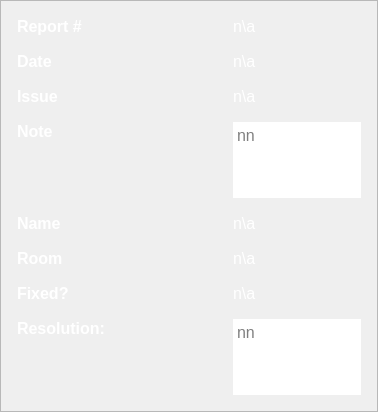
            <widget class="QFrame" name="frameViewDataForm">
             <property name="sizePolicy">
              <sizepolicy hsizetype="Expanding" vsizetype="Expanding">
               <horstretch>0</horstretch>
               <verstretch>0</verstretch>
              </sizepolicy>
             </property>
             <property name="frameShape">
              <enum>QFrame::StyledPanel</enum>
             </property>
             <property name="frameShadow">
              <enum>QFrame::Raised</enum>
             </property>
             <layout class="QFormLayout" name="formLayout_2">
              <property name="sizeConstraint">
               <enum>QLayout::SetDefaultConstraint</enum>
              </property>
              <property name="fieldGrowthPolicy">
               <enum>QFormLayout::AllNonFixedFieldsGrow</enum>
              </property>
              <property name="rowWrapPolicy">
               <enum>QFormLayout::DontWrapRows</enum>
              </property>
              <property name="labelAlignment">
               <set>Qt::AlignLeading|Qt::AlignLeft|Qt::AlignTop</set>
              </property>
              <property name="formAlignment">
               <set>Qt::AlignLeading|Qt::AlignLeft|Qt::AlignTop</set>
              </property>
              <property name="horizontalSpacing">
               <number>16</number>
              </property>
              <property name="verticalSpacing">
               <number>16</number>
              </property>
              <property name="leftMargin">
               <number>16</number>
              </property>
              <property name="topMargin">
               <number>16</number>
              </property>
              <property name="rightMargin">
               <number>16</number>
              </property>
              <property name="bottomMargin">
               <number>16</number>
              </property>
              <item row="0" column="0">
               <widget class="QLabel" name="labelViewDataReportNum_2">
                <property name="sizePolicy">
                 <sizepolicy hsizetype="Expanding" vsizetype="Expanding">
                  <horstretch>0</horstretch>
                  <verstretch>0</verstretch>
                 </sizepolicy>
                </property>
                <property name="minimumSize">
                 <size>
                  <width>200</width>
                  <height>0</height>
                 </size>
                </property>
                <property name="font">
                 <font>
                  <family>Segoe UI</family>
                  <pointsize>12</pointsize>
                  <weight>75</weight>
                  <bold>true</bold>
                 </font>
                </property>
                <property name="cursor">
                 <cursorShape>ArrowCursor</cursorShape>
                </property>
                <property name="accessibleDescription">
                 <string>normalLabel</string>
                </property>
                <property name="styleSheet">
                 <string notr="true">color:white;</string>
                </property>
                <property name="text">
                 <string>Report #</string>
                </property>
                <property name="scaledContents">
                 <bool>true</bool>
                </property>
                <property name="alignment">
                 <set>Qt::AlignLeading|Qt::AlignLeft|Qt::AlignTop</set>
                </property>
                <property name="openExternalLinks">
                 <bool>false</bool>
                </property>
                <property name="textInteractionFlags">
                 <set>Qt::LinksAccessibleByMouse</set>
                </property>
               </widget>
              </item>
              <item row="1" column="0">
               <widget class="QLabel" name="labelViewDataDate2">
                <property name="sizePolicy">
                 <sizepolicy hsizetype="Expanding" vsizetype="Expanding">
                  <horstretch>0</horstretch>
                  <verstretch>0</verstretch>
                 </sizepolicy>
                </property>
                <property name="minimumSize">
                 <size>
                  <width>200</width>
                  <height>0</height>
                 </size>
                </property>
                <property name="font">
                 <font>
                  <family>Segoe UI</family>
                  <pointsize>12</pointsize>
                  <weight>75</weight>
                  <bold>true</bold>
                 </font>
                </property>
                <property name="cursor">
                 <cursorShape>ArrowCursor</cursorShape>
                </property>
                <property name="accessibleDescription">
                 <string>normalLabel</string>
                </property>
                <property name="styleSheet">
                 <string notr="true">color:white;</string>
                </property>
                <property name="text">
                 <string>Date</string>
                </property>
                <property name="scaledContents">
                 <bool>true</bool>
                </property>
                <property name="alignment">
                 <set>Qt::AlignLeading|Qt::AlignLeft|Qt::AlignTop</set>
                </property>
                <property name="openExternalLinks">
                 <bool>false</bool>
                </property>
                <property name="textInteractionFlags">
                 <set>Qt::LinksAccessibleByMouse</set>
                </property>
               </widget>
              </item>
              <item row="1" column="1">
               <widget class="QLabel" name="labelViewDataDate">
                <property name="sizePolicy">
                 <sizepolicy hsizetype="Expanding" vsizetype="Expanding">
                  <horstretch>0</horstretch>
                  <verstretch>0</verstretch>
                 </sizepolicy>
                </property>
                <property name="maximumSize">
                 <size>
                  <width>500</width>
                  <height>16777215</height>
                 </size>
                </property>
                <property name="font">
                 <font>
                  <family>Segoe UI</family>
                  <pointsize>12</pointsize>
                  <weight>50</weight>
                  <bold>false</bold>
                 </font>
                </property>
                <property name="cursor">
                 <cursorShape>ArrowCursor</cursorShape>
                </property>
                <property name="accessibleDescription">
                 <string>formLabel</string>
                </property>
                <property name="styleSheet">
                 <string notr="true">color:white;</string>
                </property>
                <property name="text">
                 <string>n\a</string>
                </property>
                <property name="scaledContents">
                 <bool>true</bool>
                </property>
                <property name="alignment">
                 <set>Qt::AlignLeading|Qt::AlignLeft|Qt::AlignTop</set>
                </property>
                <property name="wordWrap">
                 <bool>true</bool>
                </property>
                <property name="openExternalLinks">
                 <bool>false</bool>
                </property>
                <property name="textInteractionFlags">
                 <set>Qt::LinksAccessibleByMouse</set>
                </property>
               </widget>
              </item>
              <item row="2" column="0">
               <widget class="QLabel" name="labelViewDataIssue2">
                <property name="sizePolicy">
                 <sizepolicy hsizetype="Expanding" vsizetype="Expanding">
                  <horstretch>0</horstretch>
                  <verstretch>0</verstretch>
                 </sizepolicy>
                </property>
                <property name="minimumSize">
                 <size>
                  <width>200</width>
                  <height>0</height>
                 </size>
                </property>
                <property name="font">
                 <font>
                  <family>Segoe UI</family>
                  <pointsize>12</pointsize>
                  <weight>75</weight>
                  <bold>true</bold>
                 </font>
                </property>
                <property name="cursor">
                 <cursorShape>ArrowCursor</cursorShape>
                </property>
                <property name="accessibleDescription">
                 <string>normalLabel</string>
                </property>
                <property name="styleSheet">
                 <string notr="true">color:white;</string>
                </property>
                <property name="text">
                 <string>Issue</string>
                </property>
                <property name="scaledContents">
                 <bool>true</bool>
                </property>
                <property name="alignment">
                 <set>Qt::AlignLeading|Qt::AlignLeft|Qt::AlignTop</set>
                </property>
                <property name="openExternalLinks">
                 <bool>false</bool>
                </property>
                <property name="textInteractionFlags">
                 <set>Qt::LinksAccessibleByMouse</set>
                </property>
               </widget>
              </item>
              <item row="3" column="0">
               <widget class="QLabel" name="labelViewDataNote_2">
                <property name="sizePolicy">
                 <sizepolicy hsizetype="Expanding" vsizetype="Expanding">
                  <horstretch>0</horstretch>
                  <verstretch>0</verstretch>
                 </sizepolicy>
                </property>
                <property name="minimumSize">
                 <size>
                  <width>200</width>
                  <height>0</height>
                 </size>
                </property>
                <property name="font">
                 <font>
                  <family>Segoe UI</family>
                  <pointsize>12</pointsize>
                  <weight>75</weight>
                  <bold>true</bold>
                 </font>
                </property>
                <property name="cursor">
                 <cursorShape>ArrowCursor</cursorShape>
                </property>
                <property name="accessibleDescription">
                 <string>normalLabel</string>
                </property>
                <property name="styleSheet">
                 <string notr="true">color:white;</string>
                </property>
                <property name="text">
                 <string>Note</string>
                </property>
                <property name="scaledContents">
                 <bool>true</bool>
                </property>
                <property name="alignment">
                 <set>Qt::AlignLeading|Qt::AlignLeft|Qt::AlignTop</set>
                </property>
                <property name="openExternalLinks">
                 <bool>false</bool>
                </property>
                <property name="textInteractionFlags">
                 <set>Qt::LinksAccessibleByMouse</set>
                </property>
               </widget>
              </item>
              <item row="3" column="1">
               <widget class="QTextEdit" name="textEditViewDataNote">
                <property name="maximumSize">
                 <size>
                  <width>16777215</width>
                  <height>16777215</height>
                 </size>
                </property>
                <property name="font">
                 <font>
                  <family>Segoe UI</family>
                  <pointsize>12</pointsize>
                 </font>
                </property>
                <property name="cursor" stdset="0">
                 <cursorShape>ArrowCursor</cursorShape>
                </property>
                <property name="mouseTracking">
                 <bool>false</bool>
                </property>
                <property name="accessibleDescription">
                 <string>textEdit</string>
                </property>
                <property name="frameShape">
                 <enum>QFrame::NoFrame</enum>
                </property>
                <property name="frameShadow">
                 <enum>QFrame::Plain</enum>
                </property>
                <property name="lineWidth">
                 <number>1</number>
                </property>
                <property name="verticalScrollBarPolicy">
                 <enum>Qt::ScrollBarAsNeeded</enum>
                </property>
                <property name="horizontalScrollBarPolicy">
                 <enum>Qt::ScrollBarAlwaysOff</enum>
                </property>
                <property name="sizeAdjustPolicy">
                 <enum>QAbstractScrollArea::AdjustToContents</enum>
                </property>
                <property name="undoRedoEnabled">
                 <bool>false</bool>
                </property>
                <property name="readOnly">
                 <bool>true</bool>
                </property>
                <property name="acceptRichText">
                 <bool>false</bool>
                </property>
                <property name="textInteractionFlags">
                 <set>Qt::NoTextInteraction</set>
                </property>
                <property name="placeholderText">
                 <string>nn</string>
                </property>
               </widget>
              </item>
              <item row="4" column="0">
               <widget class="QLabel" name="labelViewDataName2">
                <property name="sizePolicy">
                 <sizepolicy hsizetype="Expanding" vsizetype="Expanding">
                  <horstretch>0</horstretch>
                  <verstretch>0</verstretch>
                 </sizepolicy>
                </property>
                <property name="minimumSize">
                 <size>
                  <width>200</width>
                  <height>0</height>
                 </size>
                </property>
                <property name="font">
                 <font>
                  <family>Segoe UI</family>
                  <pointsize>12</pointsize>
                  <weight>75</weight>
                  <bold>true</bold>
                 </font>
                </property>
                <property name="cursor">
                 <cursorShape>ArrowCursor</cursorShape>
                </property>
                <property name="accessibleDescription">
                 <string>normalLabel</string>
                </property>
                <property name="styleSheet">
                 <string notr="true">color:white;</string>
                </property>
                <property name="text">
                 <string>Name</string>
                </property>
                <property name="scaledContents">
                 <bool>true</bool>
                </property>
                <property name="alignment">
                 <set>Qt::AlignLeading|Qt::AlignLeft|Qt::AlignTop</set>
                </property>
                <property name="openExternalLinks">
                 <bool>false</bool>
                </property>
                <property name="textInteractionFlags">
                 <set>Qt::LinksAccessibleByMouse</set>
                </property>
               </widget>
              </item>
              <item row="4" column="1">
               <widget class="QLabel" name="labelViewDataName">
                <property name="sizePolicy">
                 <sizepolicy hsizetype="Expanding" vsizetype="Expanding">
                  <horstretch>0</horstretch>
                  <verstretch>0</verstretch>
                 </sizepolicy>
                </property>
                <property name="minimumSize">
                 <size>
                  <width>0</width>
                  <height>0</height>
                 </size>
                </property>
                <property name="maximumSize">
                 <size>
                  <width>500</width>
                  <height>16777215</height>
                 </size>
                </property>
                <property name="font">
                 <font>
                  <family>Segoe UI</family>
                  <pointsize>12</pointsize>
                  <weight>50</weight>
                  <bold>false</bold>
                 </font>
                </property>
                <property name="cursor">
                 <cursorShape>ArrowCursor</cursorShape>
                </property>
                <property name="accessibleDescription">
                 <string>formLabel</string>
                </property>
                <property name="styleSheet">
                 <string notr="true">color:white;</string>
                </property>
                <property name="text">
                 <string>n\a</string>
                </property>
                <property name="scaledContents">
                 <bool>true</bool>
                </property>
                <property name="alignment">
                 <set>Qt::AlignLeading|Qt::AlignLeft|Qt::AlignTop</set>
                </property>
                <property name="wordWrap">
                 <bool>true</bool>
                </property>
                <property name="openExternalLinks">
                 <bool>false</bool>
                </property>
                <property name="textInteractionFlags">
                 <set>Qt::LinksAccessibleByMouse</set>
                </property>
               </widget>
              </item>
              <item row="5" column="0">
               <widget class="QLabel" name="labelViewDataRoom2">
                <property name="sizePolicy">
                 <sizepolicy hsizetype="Expanding" vsizetype="Expanding">
                  <horstretch>0</horstretch>
                  <verstretch>0</verstretch>
                 </sizepolicy>
                </property>
                <property name="minimumSize">
                 <size>
                  <width>200</width>
                  <height>0</height>
                 </size>
                </property>
                <property name="font">
                 <font>
                  <family>Segoe UI</family>
                  <pointsize>12</pointsize>
                  <weight>75</weight>
                  <bold>true</bold>
                 </font>
                </property>
                <property name="cursor">
                 <cursorShape>ArrowCursor</cursorShape>
                </property>
                <property name="accessibleDescription">
                 <string>normalLabel</string>
                </property>
                <property name="styleSheet">
                 <string notr="true">color:white;</string>
                </property>
                <property name="text">
                 <string>Room</string>
                </property>
                <property name="scaledContents">
                 <bool>true</bool>
                </property>
                <property name="alignment">
                 <set>Qt::AlignLeading|Qt::AlignLeft|Qt::AlignTop</set>
                </property>
                <property name="openExternalLinks">
                 <bool>false</bool>
                </property>
                <property name="textInteractionFlags">
                 <set>Qt::LinksAccessibleByMouse</set>
                </property>
               </widget>
              </item>
              <item row="5" column="1">
               <widget class="QLabel" name="labelViewDataRoom">
                <property name="sizePolicy">
                 <sizepolicy hsizetype="MinimumExpanding" vsizetype="MinimumExpanding">
                  <horstretch>0</horstretch>
                  <verstretch>0</verstretch>
                 </sizepolicy>
                </property>
                <property name="maximumSize">
                 <size>
                  <width>500</width>
                  <height>16777215</height>
                 </size>
                </property>
                <property name="font">
                 <font>
                  <family>Segoe UI</family>
                  <pointsize>12</pointsize>
                  <weight>50</weight>
                  <bold>false</bold>
                 </font>
                </property>
                <property name="cursor">
                 <cursorShape>ArrowCursor</cursorShape>
                </property>
                <property name="accessibleDescription">
                 <string>formLabel</string>
                </property>
                <property name="styleSheet">
                 <string notr="true">color:white;</string>
                </property>
                <property name="text">
                 <string>n\a</string>
                </property>
                <property name="scaledContents">
                 <bool>true</bool>
                </property>
                <property name="alignment">
                 <set>Qt::AlignLeading|Qt::AlignLeft|Qt::AlignTop</set>
                </property>
                <property name="wordWrap">
                 <bool>true</bool>
                </property>
                <property name="openExternalLinks">
                 <bool>false</bool>
                </property>
                <property name="textInteractionFlags">
                 <set>Qt::LinksAccessibleByMouse</set>
                </property>
               </widget>
              </item>
              <item row="6" column="0">
               <widget class="QLabel" name="labelViewDataFixed2">
                <property name="sizePolicy">
                 <sizepolicy hsizetype="Expanding" vsizetype="Expanding">
                  <horstretch>0</horstretch>
                  <verstretch>0</verstretch>
                 </sizepolicy>
                </property>
                <property name="minimumSize">
                 <size>
                  <width>200</width>
                  <height>0</height>
                 </size>
                </property>
                <property name="font">
                 <font>
                  <family>Segoe UI</family>
                  <pointsize>12</pointsize>
                  <weight>75</weight>
                  <bold>true</bold>
                 </font>
                </property>
                <property name="cursor">
                 <cursorShape>ArrowCursor</cursorShape>
                </property>
                <property name="accessibleDescription">
                 <string>normalLabel</string>
                </property>
                <property name="styleSheet">
                 <string notr="true">color:white;</string>
                </property>
                <property name="text">
                 <string>Fixed?</string>
                </property>
                <property name="scaledContents">
                 <bool>true</bool>
                </property>
                <property name="alignment">
                 <set>Qt::AlignLeading|Qt::AlignLeft|Qt::AlignTop</set>
                </property>
                <property name="openExternalLinks">
                 <bool>false</bool>
                </property>
                <property name="textInteractionFlags">
                 <set>Qt::LinksAccessibleByMouse</set>
                </property>
               </widget>
              </item>
              <item row="6" column="1">
               <widget class="QLabel" name="labelViewDataFixed">
                <property name="sizePolicy">
                 <sizepolicy hsizetype="MinimumExpanding" vsizetype="MinimumExpanding">
                  <horstretch>0</horstretch>
                  <verstretch>0</verstretch>
                 </sizepolicy>
                </property>
                <property name="maximumSize">
                 <size>
                  <width>500</width>
                  <height>16777215</height>
                 </size>
                </property>
                <property name="font">
                 <font>
                  <family>Segoe UI</family>
                  <pointsize>12</pointsize>
                  <weight>50</weight>
                  <bold>false</bold>
                 </font>
                </property>
                <property name="cursor">
                 <cursorShape>ArrowCursor</cursorShape>
                </property>
                <property name="accessibleDescription">
                 <string>formLabel</string>
                </property>
                <property name="styleSheet">
                 <string notr="true">color:white;</string>
                </property>
                <property name="text">
                 <string>n\a</string>
                </property>
                <property name="scaledContents">
                 <bool>true</bool>
                </property>
                <property name="alignment">
                 <set>Qt::AlignLeading|Qt::AlignLeft|Qt::AlignTop</set>
                </property>
                <property name="wordWrap">
                 <bool>true</bool>
                </property>
                <property name="openExternalLinks">
                 <bool>false</bool>
                </property>
                <property name="textInteractionFlags">
                 <set>Qt::LinksAccessibleByMouse</set>
                </property>
               </widget>
              </item>
              <item row="7" column="0">
               <widget class="QLabel" name="labelViewDataResolution2">
                <property name="sizePolicy">
                 <sizepolicy hsizetype="Expanding" vsizetype="Expanding">
                  <horstretch>0</horstretch>
                  <verstretch>0</verstretch>
                 </sizepolicy>
                </property>
                <property name="minimumSize">
                 <size>
                  <width>200</width>
                  <height>0</height>
                 </size>
                </property>
                <property name="font">
                 <font>
                  <family>Segoe UI</family>
                  <pointsize>12</pointsize>
                  <weight>75</weight>
                  <bold>true</bold>
                 </font>
                </property>
                <property name="cursor">
                 <cursorShape>ArrowCursor</cursorShape>
                </property>
                <property name="accessibleDescription">
                 <string>normalLabel</string>
                </property>
                <property name="styleSheet">
                 <string notr="true">color:white;</string>
                </property>
                <property name="text">
                 <string>Resolution:</string>
                </property>
                <property name="scaledContents">
                 <bool>true</bool>
                </property>
                <property name="alignment">
                 <set>Qt::AlignLeading|Qt::AlignLeft|Qt::AlignTop</set>
                </property>
                <property name="openExternalLinks">
                 <bool>false</bool>
                </property>
                <property name="textInteractionFlags">
                 <set>Qt::LinksAccessibleByMouse</set>
                </property>
               </widget>
              </item>
              <item row="7" column="1">
               <widget class="QTextEdit" name="textEditViewDataResolution">
                <property name="maximumSize">
                 <size>
                  <width>16777215</width>
                  <height>16777215</height>
                 </size>
                </property>
                <property name="font">
                 <font>
                  <family>Segoe UI</family>
                  <pointsize>12</pointsize>
                 </font>
                </property>
                <property name="cursor" stdset="0">
                 <cursorShape>ArrowCursor</cursorShape>
                </property>
                <property name="mouseTracking">
                 <bool>false</bool>
                </property>
                <property name="accessibleDescription">
                 <string>textEdit</string>
                </property>
                <property name="frameShape">
                 <enum>QFrame::NoFrame</enum>
                </property>
                <property name="frameShadow">
                 <enum>QFrame::Plain</enum>
                </property>
                <property name="verticalScrollBarPolicy">
                 <enum>Qt::ScrollBarAsNeeded</enum>
                </property>
                <property name="horizontalScrollBarPolicy">
                 <enum>Qt::ScrollBarAlwaysOff</enum>
                </property>
                <property name="sizeAdjustPolicy">
                 <enum>QAbstractScrollArea::AdjustToContents</enum>
                </property>
                <property name="undoRedoEnabled">
                 <bool>false</bool>
                </property>
                <property name="readOnly">
                 <bool>true</bool>
                </property>
                <property name="tabStopWidth">
                 <number>80</number>
                </property>
                <property name="acceptRichText">
                 <bool>false</bool>
                </property>
                <property name="cursorWidth">
                 <number>1</number>
                </property>
                <property name="textInteractionFlags">
                 <set>Qt::NoTextInteraction</set>
                </property>
                <property name="placeholderText">
                 <string>nn</string>
                </property>
               </widget>
              </item>
              <item row="0" column="1">
               <widget class="QLabel" name="labelViewDataReportNum">
                <property name="sizePolicy">
                 <sizepolicy hsizetype="Expanding" vsizetype="Expanding">
                  <horstretch>0</horstretch>
                  <verstretch>0</verstretch>
                 </sizepolicy>
                </property>
                <property name="maximumSize">
                 <size>
                  <width>500</width>
                  <height>16777215</height>
                 </size>
                </property>
                <property name="font">
                 <font>
                  <family>Segoe UI</family>
                  <pointsize>12</pointsize>
                  <weight>50</weight>
                  <bold>false</bold>
                 </font>
                </property>
                <property name="cursor">
                 <cursorShape>ArrowCursor</cursorShape>
                </property>
                <property name="accessibleDescription">
                 <string>formLabel</string>
                </property>
                <property name="styleSheet">
                 <string notr="true">color:white;</string>
                </property>
                <property name="text">
                 <string>n\a</string>
                </property>
                <property name="scaledContents">
                 <bool>true</bool>
                </property>
                <property name="alignment">
                 <set>Qt::AlignLeading|Qt::AlignLeft|Qt::AlignTop</set>
                </property>
                <property name="wordWrap">
                 <bool>true</bool>
                </property>
                <property name="openExternalLinks">
                 <bool>false</bool>
                </property>
                <property name="textInteractionFlags">
                 <set>Qt::LinksAccessibleByMouse</set>
                </property>
               </widget>
              </item>
              <item row="2" column="1">
               <widget class="QLabel" name="labelViewDataIssue">
                <property name="sizePolicy">
                 <sizepolicy hsizetype="Expanding" vsizetype="Expanding">
                  <horstretch>0</horstretch>
                  <verstretch>0</verstretch>
                 </sizepolicy>
                </property>
                <property name="minimumSize">
                 <size>
                  <width>0</width>
                  <height>0</height>
                 </size>
                </property>
                <property name="maximumSize">
                 <size>
                  <width>500</width>
                  <height>16777215</height>
                 </size>
                </property>
                <property name="font">
                 <font>
                  <family>Segoe UI</family>
                  <pointsize>12</pointsize>
                  <weight>50</weight>
                  <bold>false</bold>
                 </font>
                </property>
                <property name="cursor">
                 <cursorShape>ArrowCursor</cursorShape>
                </property>
                <property name="accessibleDescription">
                 <string>formLabel</string>
                </property>
                <property name="styleSheet">
                 <string notr="true">color:white;</string>
                </property>
                <property name="text">
                 <string>n\a</string>
                </property>
                <property name="textFormat">
                 <enum>Qt::PlainText</enum>
                </property>
                <property name="scaledContents">
                 <bool>true</bool>
                </property>
                <property name="alignment">
                 <set>Qt::AlignLeading|Qt::AlignLeft|Qt::AlignTop</set>
                </property>
                <property name="wordWrap">
                 <bool>true</bool>
                </property>
                <property name="openExternalLinks">
                 <bool>false</bool>
                </property>
                <property name="textInteractionFlags">
                 <set>Qt::LinksAccessibleByMouse</set>
                </property>
               </widget>
              </item>
             </layout>
            </widget>
